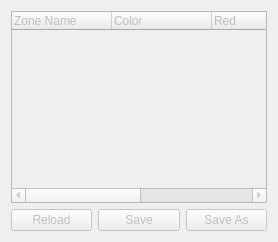
           <widget class="QWidget" name="tab_2">
            <attribute name="title">
             <string>Anatomical Zones</string>
            </attribute>
            <layout class="QVBoxLayout" name="verticalLayout_12">
             <item>
              <widget class="QTreeWidget" name="anatZonesTreeWidget">
               <property name="enabled">
                <bool>false</bool>
               </property>
               <property name="contextMenuPolicy">
                <enum>Qt::ActionsContextMenu</enum>
               </property>
               <property name="dragEnabled">
                <bool>true</bool>
               </property>
               <property name="dragDropMode">
                <enum>QAbstractItemView::DragOnly</enum>
               </property>
               <property name="selectionMode">
                <enum>QAbstractItemView::SingleSelection</enum>
               </property>
               <property name="selectionBehavior">
                <enum>QAbstractItemView::SelectItems</enum>
               </property>
               <attribute name="headerDefaultSectionSize">
                <number>100</number>
               </attribute>
               <column>
                <property name="text">
                 <string>Zone Name</string>
                </property>
               </column>
               <column>
                <property name="text">
                 <string>Color</string>
                </property>
               </column>
               <column>
                <property name="text">
                 <string>Red</string>
                </property>
               </column>
               <column>
                <property name="text">
                 <string>Green</string>
                </property>
               </column>
               <column>
                <property name="text">
                 <string>Blue</string>
                </property>
               </column>
              </widget>
             </item>
             <item>
              <layout class="QHBoxLayout" name="horizontalLayout_16">
               <item>
                <widget class="QPushButton" name="reloadAnatZonesButton">
                 <property name="enabled">
                  <bool>false</bool>
                 </property>
                 <property name="text">
                  <string>Reload</string>
                 </property>
                </widget>
               </item>
               <item>
                <widget class="QPushButton" name="saveAnatZonesButton">
                 <property name="enabled">
                  <bool>false</bool>
                 </property>
                 <property name="text">
                  <string>Save</string>
                 </property>
                </widget>
               </item>
               <item>
                <widget class="QPushButton" name="saveAnatZonesAsButton">
                 <property name="enabled">
                  <bool>false</bool>
                 </property>
                 <property name="text">
                  <string>Save As</string>
                 </property>
                </widget>
               </item>
              </layout>
             </item>
            </layout>
           </widget>
